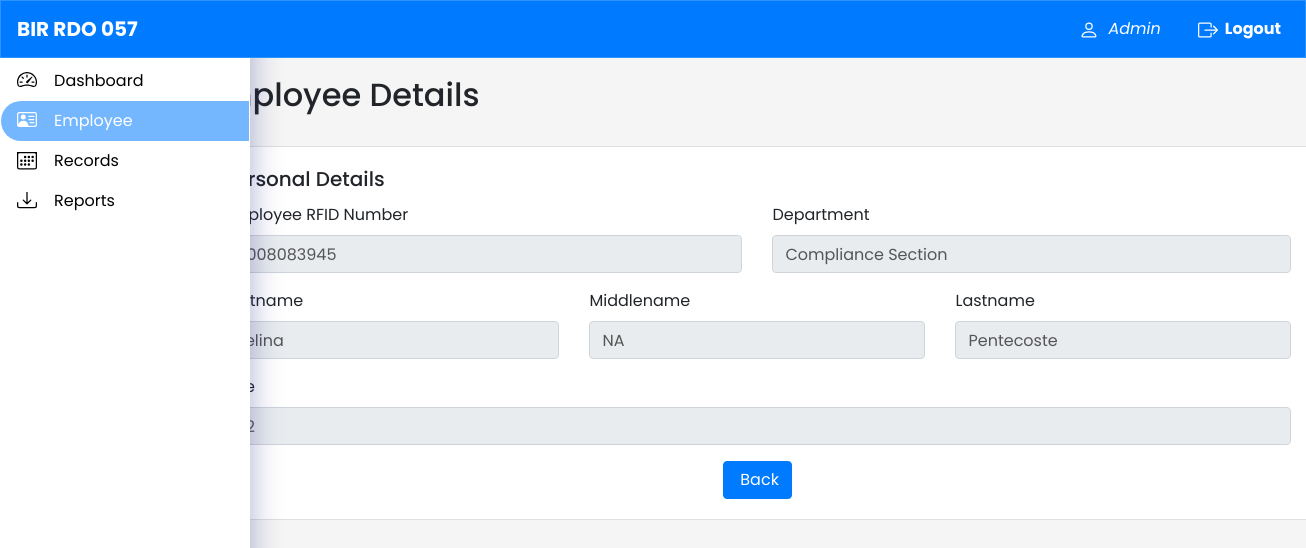
/view_employee.php?id=8 (signed in), run on the app's committed database.
### tables this page shows
CREATE TABLE `employee` (
  `id` int(11) NOT NULL,
  `rfid_card` varchar(11) NOT NULL,
  `firstname` varchar(255) NOT NULL,
  `middlename` varchar(255) NOT NULL,
  `lastname` varchar(255) NOT NULL,
  `age` int(11) NOT NULL,
  `department` varchar(255) NOT NULL
);

### view_employee.php (the view, shortened to what this page needs)
<?php
include "conn.php";
if (isset($_GET['id'])) {
    $id = $_GET['id'];
    $sql = "SELECT * FROM employee WHERE id = :id";
    $stmt = $conn->prepare($sql);
    $stmt->bindParam(':id', $id);
    $stmt->execute();
    $row = $stmt->fetch(PDO::FETCH_ASSOC);
} else {
    echo "ID parameter is missing in the URL.";
}
?>
<!DOCTYPE html>
<html lang="en">
<head>
  <link href="https://stackpath.bootstrapcdn.com/bootstrap/4.5.2/css/bootstrap.min.css" rel="stylesheet">
</head>
<body>
  <nav class="navbar navbar-expand-lg navbar-light fixed-top">
    <a class="navbar-brand" href="#"><b>BIR RDO 057</b></a>
    <div class="collapse navbar-collapse" id="navbarSupportedContent">
      <ul class="navbar-nav ml-auto"><li class="nav-item">
          <a class="nav-link" href="#" style="color: #fff;">
          <i>&nbsp;<?php echo $_SESSION['username']; ?></i></a>
        </li>&nbsp;&nbsp;&nbsp;&nbsp;&nbsp;
        <li class="nav-item">
          <a class="nav-link" href="#" style="color: #fff;"><b>
          &nbsp;Logout</b></a>
        </li>
      </ul>
    </div>
  </nav>
  <div class="side-nav">
    <ul class="nav flex-column">
      <li class="nav-item">
        <a class="nav-link" href="dashboard.php">
        &nbsp;&nbsp;&nbsp;
      Dashboard</a>
      </li>
      <li class="nav-item">
        <a class="nav-link active" href="employee.php">
        &nbsp;&nbsp;&nbsp;
        Employee</a>
      </li>
      <li class="nav-item">
        <a class="nav-link" href="records.php">
        &nbsp;&nbsp;&nbsp;
        Records</a>
      </li>
      <li class="nav-item">
        <a class="nav-link" href="reports.php">
        &nbsp;&nbsp;&nbsp;
        Reports</a>
      </li>
    </ul>
  </div>
  <div class="main-content">
    <div class="container">
      <h2>Employee Details</h2><br>
      <div class="row">
        <div class="col-xl-12">
          <div class="card">
          <div class="card-body">
    <h5 class="card-title">Personal Details</h5>
    <div class="row">
        <div class="col-md-6">
            <div class="mb-3">
                <label for="formGroupExampleInput2" class="form-label">Employee RFID Number</label>
                <input type="text" class="form-control" value="<?php echo $row["rfid_card"]; ?>" id="formGroupExampleInput2" readonly>
            </div>
        </div>
        <div class="col-md-6">
            <div class="mb-3">
                <label for="formGroupExampleInput2" class="form-label">Department</label>
                <input type="text" class="form-control" value="<?php echo $row["department"]; ?>" id="formGroupExampleInput2" readonly>
            </div>
        </div>
    </div>
    <div class="row">
        <div class="col-md-4">
            <div class="mb-3">
                <label for="formGroupExampleInput2" class="form-label">Firstname</label>
                <input type="text" class="form-control" value="<?php echo $row["firstname"]; ?>" id="formGroupExampleInput2" readonly>
            </div>
        </div>
        <div class="col-md-4">
            <div class="mb-3">
                <label for="formGroupExampleInput2" class="form-label">Middlename</label>
                <input type="text" class="form-control" value="<?php echo $row["middlename"]; ?>" id="formGroupExampleInput2" readonly>
            </div>
        </div>
        <div class="col-md-4">
            <div class="mb-3">
                <label for="formGroupExampleInput2" class="form-label">Lastname</label>
                <input type="text" class="form-control" value="<?php echo $row["lastname"]; ?>" id="formGroupExampleInput2" readonly>
            </div>
        </div>
    </div>
    <div class="row">
        <div class="col-md-12">
            <div class="mb-3">
                <label for="formGroupExampleInput2" class="form-label">Age</label>
                <input type="text" class="form-control" value="<?php echo $row["age"]; ?>" id="formGroupExampleInput2" readonly>
            </div>
        </div>
    </div>
    <div class="text-center">
        <a href="employee.php"><button class="btn btn-primary">&nbsp;Back</button></a>
    </div>
</div>
          </div>
        </div>
      </div>
    </div>
  </div>
</body>
</html>

### view_employee.php (style rules this page uses)
body { padding-top: 56px; font-family: 'Poppins', sans-serif; background-color: #f5f5f5; overflow-x:hidden; }
.side-nav { height: 100%; width: 250px; position: fixed; top: 0; left: 0; z-index: 1; background: #fff; box-shadow: 0 8px 32px 0 rgba( 31, 38, 135, 0.37 ); backdrop-filter: blur( 19px ); -webkit-backdrop-filter: blur( 19px ); border-radius: 10px; border: 1px solid rgba( 255, 255, 255, 0.18 ); padding-top: 60px; }
.side-nav .nav-link { color: #000; }
.side-nav .nav-link.active { background-color: #74b7ff; color: #fff !important; border-radius: 30px 0px 0px 30px; }
.main-content { position: relative; left:8%; padding: 20px; }
.navbar { background: #007bff; backdrop-filter: blur( 20px ); -webkit-backdrop-filter: blur( 20px ); border: 1px solid rgba( 255, 255, 255, 0.18 ); }
.navbar-brand b { color: #fff; }
.navbar-nav .nav-link { color: #fff; }
input[readonly] { color: #555; cursor: not-allowed; }

### data on the page
employee: rfid_card "0008083945", department "Compliance Section", firstname "Jelina", middlename "NA", lastname "Pentecoste", age "22"

### other printed values
$_SESSION['username'] "Admin"
